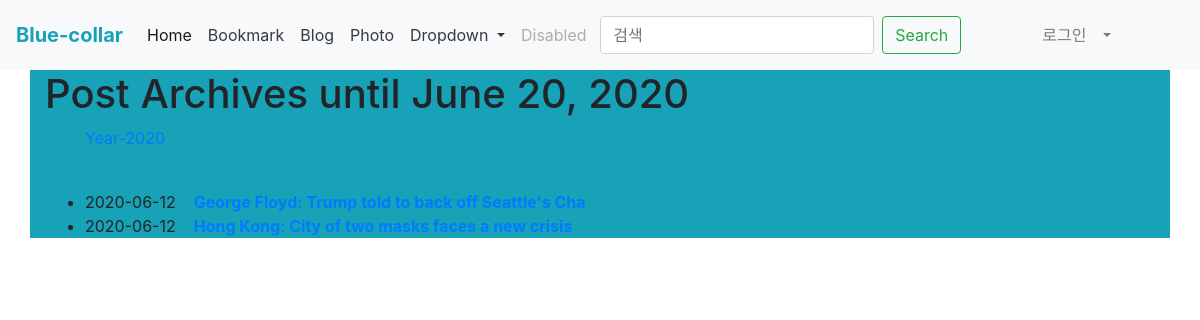
Screenshot of /blog/archive/ with the database file from the repository.
### blog/models.py (models this page shows, shortened)
class Post(models.Model):
    title = models.CharField(verbose_name='TITLE', max_length=50)
    slug = models.SlugField('SLUG', unique=True, allow_unicode=True, help_text='one word for title alias.')
    description = models.CharField('DESCRIPTION', max_length=100, blank=True, help_text='simple description text')
    content = models.TextField('CONTENT')
    create_dt = models.DateField('CREATE DATE', auto_now_add=True)
    modify_dt = models.DateField('MODIFY DATE', auto_now=True)
    class Meta:
        verbose_name = 'post'
        verbose_name_plural = 'posts'
        db_table = 'blog_posts'
        ordering = ('-modify_dt',)
    def get_absolute_url(self):
        return reverse('blog:post_detail', args=(self.slug,))

### blog/views.py (the view)
# urls.py: path('archive/', views.PostAV.as_view(), name='post_archive'),
class PostAV(ArchiveIndexView):
    model = Post
    date_field = 'modify_dt'

### templates/blog/post_archive.html (shortened to what this page needs)
{% extends "base.html" %}
{% block content %}
    <h1>Post Archives until {% now "N d, Y" %}</h1>
    <ul>
        {% for date in date_list %}
        <li style="display: inline;">
            <a href="{% url 'blog:post_year_archive' date|date:'Y' %}">Year-{{ date|date:"Y" }}</a></li>
        {% endfor %}
    </ul>
    <br/>
    <div>
        <ul>
            {% for post in object_list %}
            <li>{{ post.modify_dt|date:"Y-m-d" }}&nbsp;&nbsp;&nbsp;
            <a href="{{ post.get_absolute_url }}"><strong>{{ post.title }}</strong></a></li>
            {% endfor %}
        </ul>
    </div>
{% endblock %}

### rows the page displays
Post: modify_dt "2020-06-12", title "George Floyd: Trump told to back off Seattle's Cha"
Post: modify_dt "2020-06-12", title "Hong Kong: City of two masks faces a new crisis"

### other values shown
{{ date|date:"Y" }} "2020"
